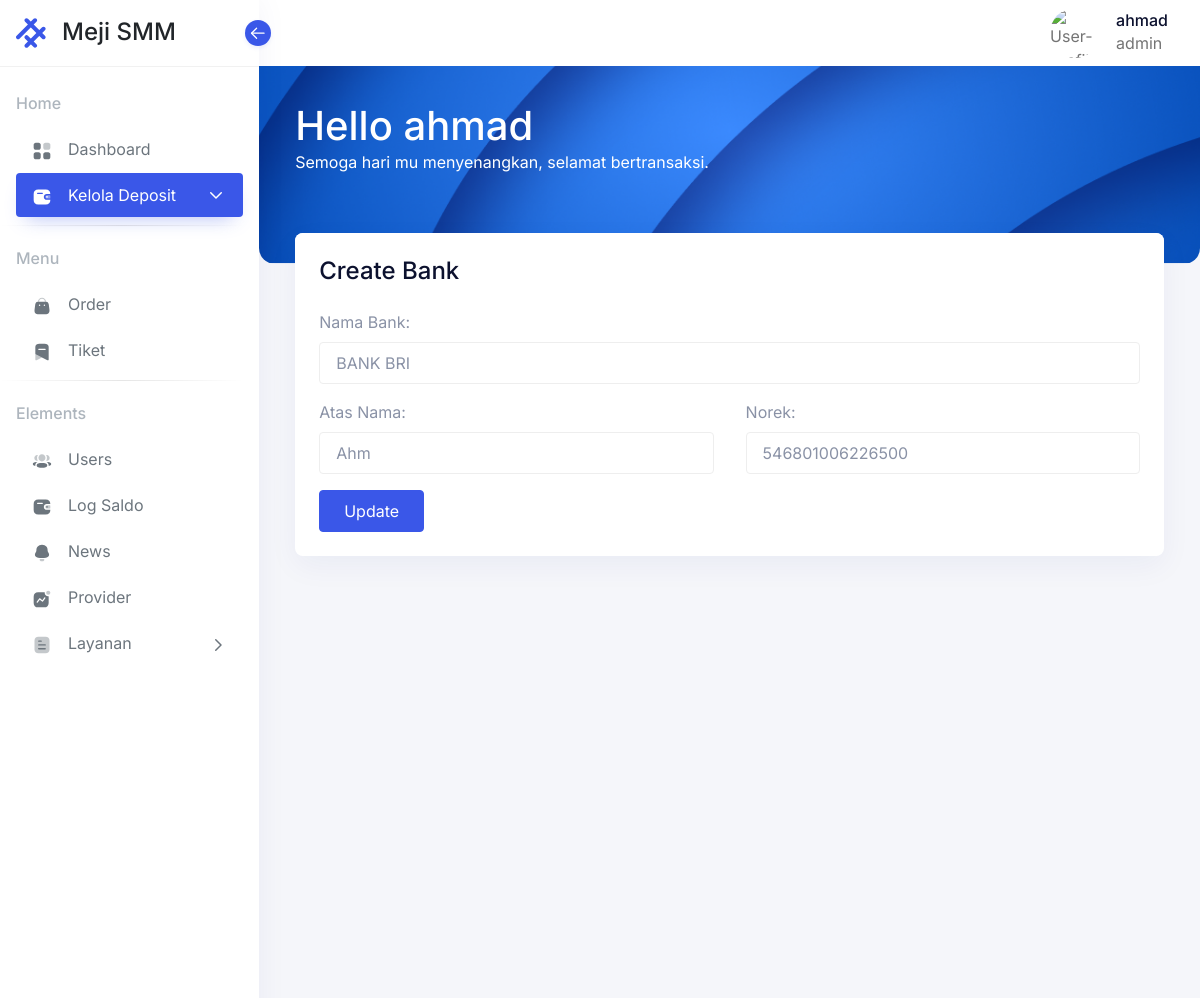
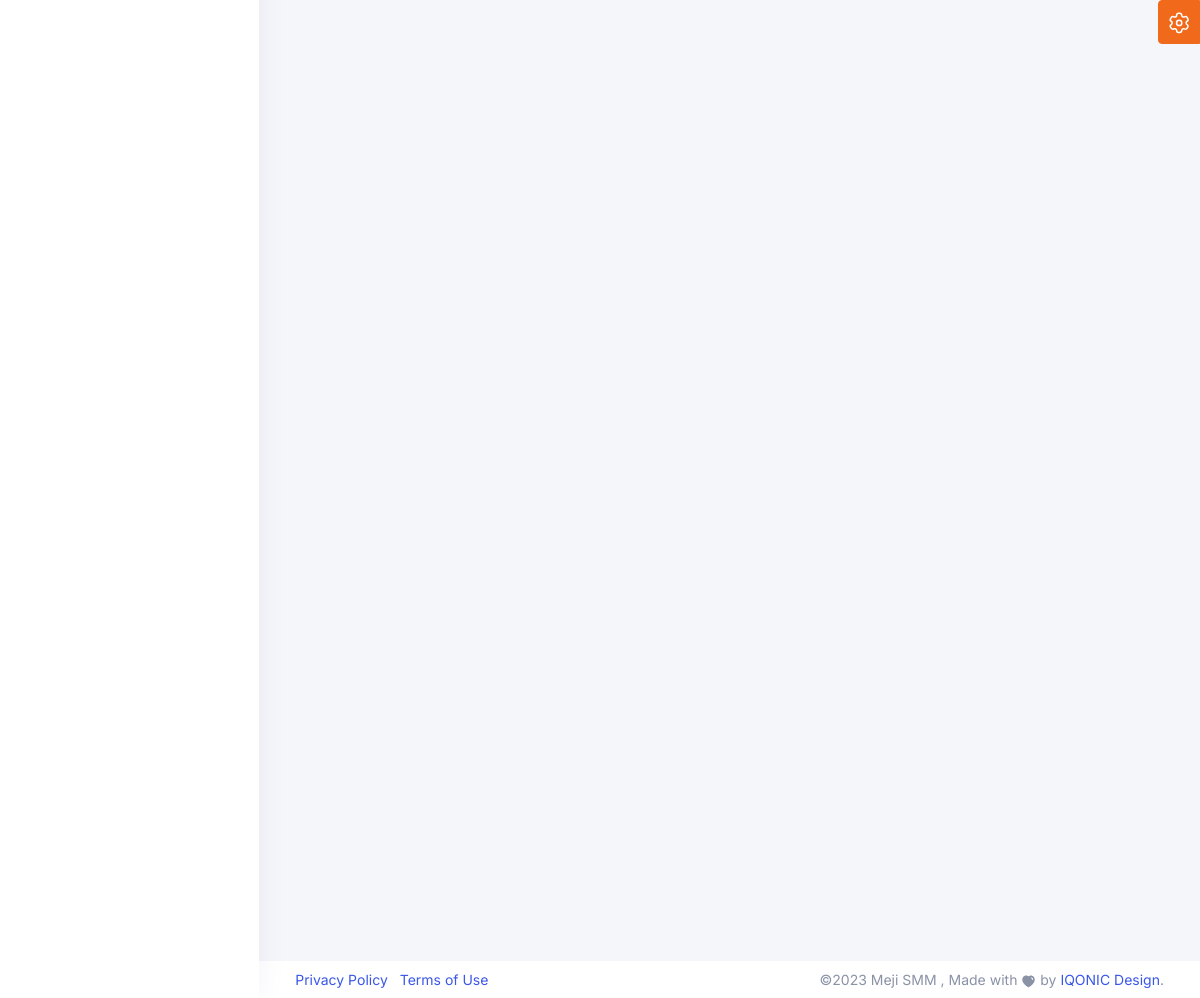
The app's page /admin/edit_bank.php?id=4 (signed in) with its own data (2 pictures, top to bottom).
### tables this page shows
CREATE TABLE `bank` (
  `id` int(11) NOT NULL,
  `jenis` varchar(255) NOT NULL,
  `nama` varchar(255) NOT NULL,
  `norek` varchar(255) NOT NULL
);

### admin/edit_bank.php (the view, shortened to what this page needs)
<?php
include '../mainconfig.php';
$id = $_GET['id'];
    $user = mysqli_query($conn, "SELECT * FROM bank where id = '$id'");
    $array = mysqli_fetch_array($user);
?>
<!doctype html>
<html lang="en" dir="ltr">
  <head>
      <link rel="stylesheet" href="../assets/css/core/libs.min.css" />
      <link rel="stylesheet" href="../assets/vendor/aos/dist/aos.css" />
      <link rel="stylesheet" href="../assets/css/hope-ui.min.css?v=1.2.0" />
      <link rel="stylesheet" href="../assets/css/custom.min.css?v=1.2.0" />
      <link rel="stylesheet" href="../assets/css/dark.min.css"/>
      <link rel="stylesheet" href="../assets/css/customizer.min.css" />
      <link rel="stylesheet" href="../assets/css/rtl.min.css"/>
  </head>
  <body class="  ">
    <?php
    include '../admin/lib/sidebar.php';
    ?>
    <main class="main-content">
    <?php
    include '../admin/lib/header.php';
    ?>
<div class="conatiner-fluid content-inner mt-n5 py-0">
<div class="row">
   <div class="col-md-12 col-lg-12">
      <div class="row">
         <div class="col-md-12">
            <div class="card" data-aos="fade-up" data-aos-delay="800">
                <div class="card-header d-flex justify-content-between">
                    <div class="header-title">
                        <h4 class="card-title">Create Bank</h4>
                    </div>
                </div>
                <div class="card-body">
                <form method="POST" action="">
                <div class="form-group col-md-12">
                                 <label class="form-label" for="fname">Nama Bank:</label>
                                 <input type="text" class="form-control" value="<?php echo $array['jenis']?>" name="jenis" id="fname" placeholder="Nama Bank" required>
                              </div>
                           <div class="row">
                              <div class="form-group col-md-6">
                                 <label class="form-label" for="fname">Atas Nama:</label>
                                 <input type="text" class="form-control" name="nama" value="<?php echo $array['nama']?>" id="fname" placeholder="Nama Bank" required>
                              </div>
                              <div class="form-group col-md-6">
                                 <label class="form-label" for="lname">Norek:</label>
                                 <input type="text" class="form-control" name="norek" value="<?php echo $array['norek']?>" id="lname" placeholder="Norek" required>
                              </div>
</div>
                           <button type="submit" name="submit" class="btn btn-primary">Update</button>
                        </form>
               </div>
            </div>
         </div>
      </div>
   </div>
</div>
      </div>
      <?php
      include '../admin/lib/footer.php';
      ?>
  </body>
</html>

### records on screen
bank: jenis "BANK BRI", nama "Ahm", norek "546801006226500"

### other values on screen
$_SESSION['username'] "ahmad"
$_SESSION['level'] "admin"
